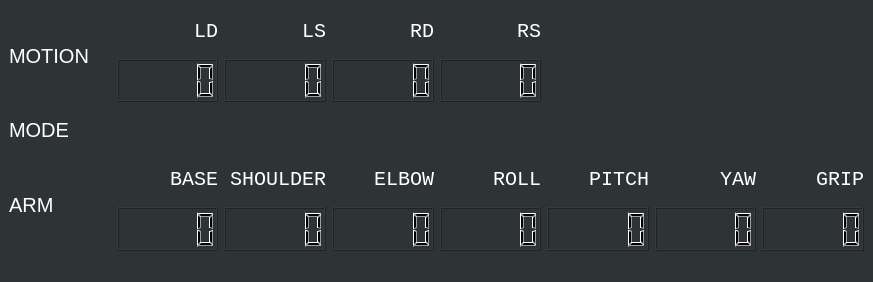
<?xml version="1.0" encoding="UTF-8"?>
<ui version="4.0">
 <class>Feedback</class>
 <widget class="QMainWindow" name="Feedback">
  <property name="geometry">
   <rect>
    <x>0</x>
    <y>0</y>
    <width>873</width>
    <height>282</height>
   </rect>
  </property>
  <property name="windowTitle">
   <string>MainWindow</string>
  </property>
  <property name="styleSheet">
   <string notr="true">background-color: rgb(46, 52, 54);
</string>
  </property>
  <widget class="QWidget" name="centralwidget">
   <layout class="QGridLayout" name="gridLayout">
    <item row="2" column="3">
     <widget class="QLabel" name="label_14">
      <property name="font">
       <font>
        <family>Courier New</family>
        <pointsize>15</pointsize>
        <weight>50</weight>
        <bold>false</bold>
        <kerning>true</kerning>
       </font>
      </property>
      <property name="styleSheet">
       <string notr="true">color:white
</string>
      </property>
      <property name="text">
       <string>RD</string>
      </property>
      <property name="alignment">
       <set>Qt::AlignRight|Qt::AlignTrailing|Qt::AlignVCenter</set>
      </property>
     </widget>
    </item>
    <item row="5" column="0" rowspan="2">
     <widget class="QLabel" name="label_5">
      <property name="font">
       <font>
        <pointsize>15</pointsize>
       </font>
      </property>
      <property name="styleSheet">
       <string notr="true">color:white</string>
      </property>
      <property name="text">
       <string>ARM</string>
      </property>
     </widget>
    </item>
    <item row="5" column="3">
     <widget class="QLabel" name="label_7">
      <property name="font">
       <font>
        <family>Courier New</family>
        <pointsize>15</pointsize>
        <weight>50</weight>
        <bold>false</bold>
        <kerning>true</kerning>
       </font>
      </property>
      <property name="styleSheet">
       <string notr="true">color:white
</string>
      </property>
      <property name="text">
       <string>ELBOW</string>
      </property>
      <property name="alignment">
       <set>Qt::AlignRight|Qt::AlignTrailing|Qt::AlignVCenter</set>
      </property>
     </widget>
    </item>
    <item row="5" column="2">
     <widget class="QLabel" name="label_6">
      <property name="font">
       <font>
        <family>Courier New</family>
        <pointsize>15</pointsize>
        <weight>50</weight>
        <bold>false</bold>
        <kerning>true</kerning>
       </font>
      </property>
      <property name="styleSheet">
       <string notr="true">color:white
</string>
      </property>
      <property name="text">
       <string>SHOULDER</string>
      </property>
      <property name="alignment">
       <set>Qt::AlignRight|Qt::AlignTrailing|Qt::AlignVCenter</set>
      </property>
     </widget>
    </item>
    <item row="6" column="3">
     <widget class="QLCDNumber" name="elbow"/>
    </item>
    <item row="4" column="1" colspan="3">
     <widget class="QLabel" name="mode">
      <property name="font">
       <font>
        <family>Courier New</family>
        <pointsize>16</pointsize>
        <weight>9</weight>
        <italic>false</italic>
        <bold>false</bold>
       </font>
      </property>
      <property name="styleSheet">
       <string notr="true">color:white;
font: 75 16pt &quot;Courier New&quot;;</string>
      </property>
      <property name="text">
       <string/>
      </property>
     </widget>
    </item>
    <item row="3" column="2">
     <widget class="QLCDNumber" name="ls"/>
    </item>
    <item row="2" column="0" rowspan="2">
     <widget class="QLabel" name="label_2">
      <property name="font">
       <font>
        <pointsize>15</pointsize>
       </font>
      </property>
      <property name="styleSheet">
       <string notr="true">color: white;
alternate-background-color: rgb(255, 255, 255);</string>
      </property>
      <property name="text">
       <string>MOTION</string>
      </property>
     </widget>
    </item>
    <item row="5" column="7">
     <widget class="QLabel" name="label_10">
      <property name="font">
       <font>
        <family>Courier New</family>
        <pointsize>15</pointsize>
        <weight>50</weight>
        <bold>false</bold>
        <kerning>true</kerning>
       </font>
      </property>
      <property name="styleSheet">
       <string notr="true">color:white
</string>
      </property>
      <property name="text">
       <string>YAW</string>
      </property>
      <property name="alignment">
       <set>Qt::AlignRight|Qt::AlignTrailing|Qt::AlignVCenter</set>
      </property>
     </widget>
    </item>
    <item row="2" column="5">
     <widget class="QLabel" name="label_15">
      <property name="font">
       <font>
        <family>Courier New</family>
        <pointsize>15</pointsize>
        <weight>50</weight>
        <bold>false</bold>
        <kerning>true</kerning>
       </font>
      </property>
      <property name="styleSheet">
       <string notr="true">color:white
</string>
      </property>
      <property name="text">
       <string>RS</string>
      </property>
      <property name="alignment">
       <set>Qt::AlignRight|Qt::AlignTrailing|Qt::AlignVCenter</set>
      </property>
     </widget>
    </item>
    <item row="6" column="1">
     <widget class="QLCDNumber" name="base"/>
    </item>
    <item row="6" column="6">
     <widget class="QLCDNumber" name="pitch"/>
    </item>
    <item row="3" column="3">
     <widget class="QLCDNumber" name="rd"/>
    </item>
    <item row="6" column="2">
     <widget class="QLCDNumber" name="shoulder"/>
    </item>
    <item row="4" column="0">
     <widget class="QLabel" name="label_3">
      <property name="font">
       <font>
        <pointsize>15</pointsize>
       </font>
      </property>
      <property name="styleSheet">
       <string notr="true">color:white;</string>
      </property>
      <property name="text">
       <string>MODE</string>
      </property>
     </widget>
    </item>
    <item row="2" column="2">
     <widget class="QLabel" name="label_13">
      <property name="font">
       <font>
        <family>Courier New</family>
        <pointsize>15</pointsize>
        <weight>50</weight>
        <bold>false</bold>
        <kerning>true</kerning>
       </font>
      </property>
      <property name="styleSheet">
       <string notr="true">color:white
</string>
      </property>
      <property name="text">
       <string>LS</string>
      </property>
      <property name="alignment">
       <set>Qt::AlignRight|Qt::AlignTrailing|Qt::AlignVCenter</set>
      </property>
     </widget>
    </item>
    <item row="6" column="5">
     <widget class="QLCDNumber" name="roll"/>
    </item>
    <item row="5" column="9">
     <widget class="QLabel" name="label_11">
      <property name="font">
       <font>
        <family>Courier New</family>
        <pointsize>15</pointsize>
        <weight>50</weight>
        <bold>false</bold>
        <kerning>true</kerning>
       </font>
      </property>
      <property name="styleSheet">
       <string notr="true">color:white
</string>
      </property>
      <property name="text">
       <string>GRIP</string>
      </property>
      <property name="alignment">
       <set>Qt::AlignRight|Qt::AlignTrailing|Qt::AlignVCenter</set>
      </property>
     </widget>
    </item>
    <item row="5" column="6">
     <widget class="QLabel" name="label_9">
      <property name="font">
       <font>
        <family>Courier New</family>
        <pointsize>15</pointsize>
        <weight>50</weight>
        <bold>false</bold>
        <kerning>true</kerning>
       </font>
      </property>
      <property name="styleSheet">
       <string notr="true">color:white
</string>
      </property>
      <property name="text">
       <string>PITCH</string>
      </property>
      <property name="alignment">
       <set>Qt::AlignRight|Qt::AlignTrailing|Qt::AlignVCenter</set>
      </property>
     </widget>
    </item>
    <item row="3" column="5">
     <widget class="QLCDNumber" name="rs"/>
    </item>
    <item row="2" column="1">
     <widget class="QLabel" name="label_12">
      <property name="font">
       <font>
        <family>Courier New</family>
        <pointsize>15</pointsize>
        <weight>50</weight>
        <italic>false</italic>
        <bold>false</bold>
        <kerning>true</kerning>
       </font>
      </property>
      <property name="styleSheet">
       <string notr="true">color:white;
border-color: rgb(255, 255, 255);

</string>
      </property>
      <property name="text">
       <string>LD</string>
      </property>
      <property name="alignment">
       <set>Qt::AlignRight|Qt::AlignTrailing|Qt::AlignVCenter</set>
      </property>
     </widget>
    </item>
    <item row="5" column="5">
     <widget class="QLabel" name="label_8">
      <property name="font">
       <font>
        <family>Courier New</family>
        <pointsize>15</pointsize>
        <weight>50</weight>
        <bold>false</bold>
        <kerning>true</kerning>
       </font>
      </property>
      <property name="styleSheet">
       <string notr="true">color:white
</string>
      </property>
      <property name="text">
       <string>ROLL</string>
      </property>
      <property name="alignment">
       <set>Qt::AlignRight|Qt::AlignTrailing|Qt::AlignVCenter</set>
      </property>
     </widget>
    </item>
    <item row="6" column="7">
     <widget class="QLCDNumber" name="yaw"/>
    </item>
    <item row="6" column="9">
     <widget class="QLCDNumber" name="grip"/>
    </item>
    <item row="5" column="1">
     <widget class="QLabel" name="label">
      <property name="font">
       <font>
        <family>Courier New</family>
        <pointsize>15</pointsize>
        <weight>50</weight>
        <bold>false</bold>
        <kerning>true</kerning>
       </font>
      </property>
      <property name="styleSheet">
       <string notr="true">color:white
</string>
      </property>
      <property name="text">
       <string>BASE</string>
      </property>
      <property name="alignment">
       <set>Qt::AlignRight|Qt::AlignTrailing|Qt::AlignVCenter</set>
      </property>
     </widget>
    </item>
    <item row="3" column="1">
     <widget class="QLCDNumber" name="ld">
      <property name="segmentStyle">
       <enum>QLCDNumber::Filled</enum>
      </property>
     </widget>
    </item>
   </layout>
  </widget>
  <widget class="QStatusBar" name="statusbar"/>
 </widget>
 <resources/>
 <connections/>
</ui>
